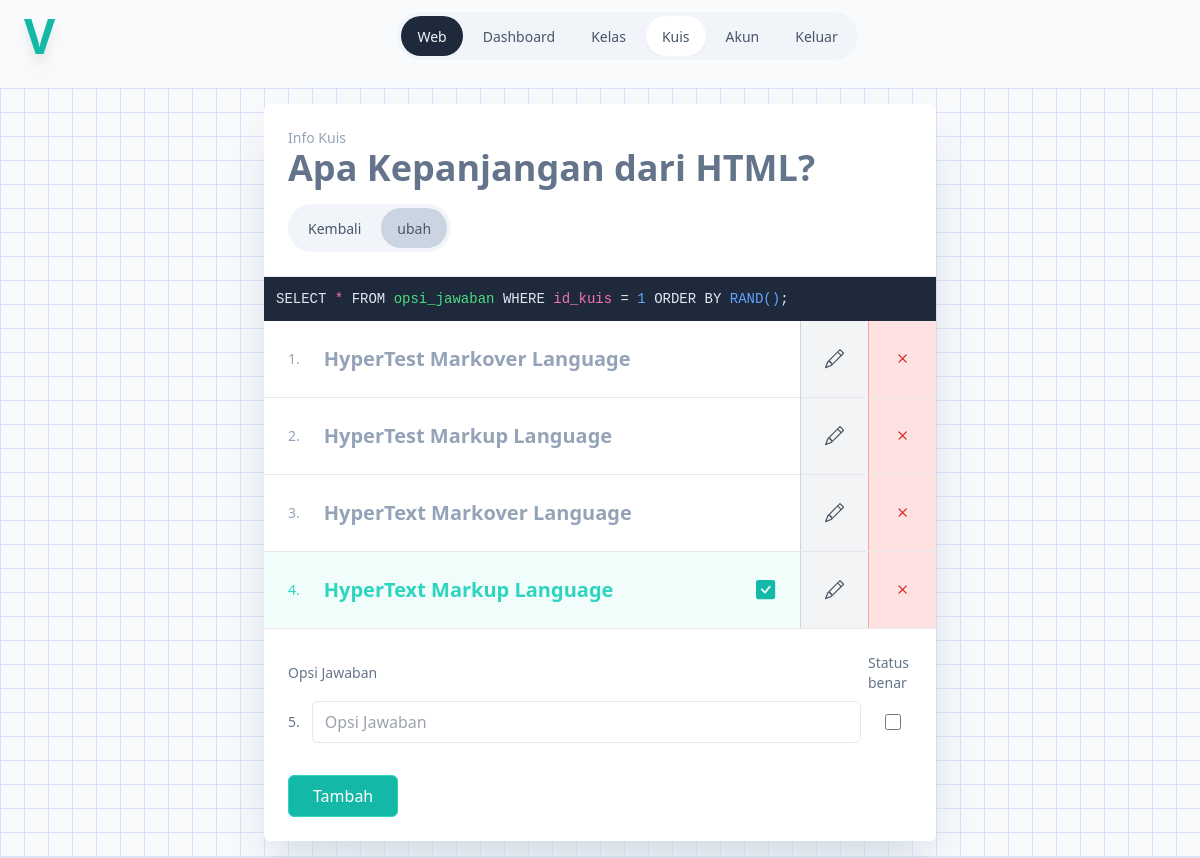
The page /admin/kuis/info-kuis.php?id_kuis=1 (signed in) on the database its author committed.
### tables this page shows
CREATE TABLE `kuis` (
  `id_kuis` bigint(20) NOT NULL,
  `pertanyaan_kuis` varchar(255) NOT NULL,
  `id_video` bigint(20) NOT NULL,
  `tanggal` datetime NOT NULL
);

CREATE TABLE `opsi_jawaban` (
  `id_opsi_jawaban` bigint(20) NOT NULL,
  `id_kuis` bigint(20) NOT NULL,
  `jawaban` varchar(255) NOT NULL,
  `status_benar` enum('benar','salah') NOT NULL
);

### admin/kuis/info-kuis.php (the view, shortened to what this page needs)
<?php
require_once "../../sambungan.php";
$query_mengambil_record_kuis = "SELECT * FROM kuis WHERE id_kuis = :id_kuis LIMIT 1";
$query = $sambungan->prepare($query_mengambil_record_kuis);
$query->execute([
	'id_kuis' => $_GET['id_kuis']
]);
$kuis = $query->fetchObject();
$query_mengambil_record_opsi_jawaban = "SELECT * FROM opsi_jawaban WHERE id_kuis = :id_kuis ORDER BY RAND()";
$query = $sambungan->prepare($query_mengambil_record_opsi_jawaban);
$query->execute([
	'id_kuis' => $_GET['id_kuis']
]);
?>
<!DOCTYPE html>
<html lang="en">
<head>
	<script src="/tailwind.js"></script>
</head>
<body class="m-0 p-0 bg-slate-50">
	<div class="grid grid-cols-1 justify-items-center gap-4">
		<?php
		require_once('../navbar.php');
		?>
		<div class="w-full border-b flex justify-center py-4 bg-pattern gap-4 p-4 flex-wrap">
			<div class="w-full max-w-2xl">
				<div class="bg-white rounded-md shadow-2xl shadow-slate-300">
					<div class="p-6 flex border-b justify-between flex-wrap gap-4">
						<div class="">
							<div class="text-sm text-slate-400 group-hover:text-slate-500 max-w-sm">
								Info Kuis
							</div>
							<div class="text-4xl font-black text-slate-500">
								<?= $kuis->pertanyaan_kuis ?>
							</div>
						</div>
						<div>
							<div class="p-1 rounded-full bg-slate-100">
								<ul class="flex gap-1">
									<li class="transition-all duration-75 px-4 py-2 rounded-full text-slate-600 hover:text-slate-400">
										<a href="/admin/kuis/info-video.php?id_video=<?= $kuis->id_video ?>" class="text-sm">
											Kembali
										</a>
									</li>
									<li class="transition-all duration-75 px-4 py-2 rounded-full text-slate-600 hover:text-slate-400 bg-slate-300">
										<a href="/admin/kuis/ubah-kuis.php?id_kuis=<?= $kuis->id_kuis ?>" class="text-sm">
											ubah
										</a>
									</li>
								</ul>
							</div>
						</div>
					</div>
					<div class="w-full bg-slate-800">
						<div class="mx-auto max-w-2xl">
							<pre class="text-slate-200 bg-slate-800 rounded-md p-3 text-sm font-mono">
SELECT <code class="text-pink-400">*</code> FROM <code class="text-green-400">opsi_jawaban</code> WHERE <code class="text-pink-400">id_kuis</code> = <code class="text-blue-400"><?= $_GET['id_kuis'] ?></code> ORDER BY <code class="text-blue-400">RAND()</code>;</pre>
						</div>
					</div>
					<div>
						<ul class="grid grid-cols-1 divide-y divide-solid">
							<?php
							if ($query->rowCount()) :
								$no_urutan = 0;
								while ($jawaban = $query->fetchObject()) :
									$no_urutan++;
							?>
									<li class="flex">
										<div class="p-6 flex h-full  group gap-6 flex-1 <?= $jawaban->status_benar == 'benar' ? 'bg-teal-50 hover:bg-teal-100 text-teal-400 group-hover:text-teal-500' : 'hover:bg-slate-50 text-slate-400 group-hover:text-slate-500' ?>">
											<div>
												<div class="text-sm h-full flex justify-center flex-col">
													<?= $no_urutan ?>.
												</div>
											</div>
											<div>
												<div class="text-xl font-black">
													<?= $jawaban->jawaban ?>
												</div>
											</div>
											<div class="fill-teal-500 ml-auto">
												<?php
												if ($jawaban->status_benar == 'benar') :
												?>
													<div class="flex h-full justify-center items-center">
													</div>
												<?php
												endif;
												?>
											</div>
										</div>
										<div class="">
											<a href="./ubah-opsi-jawaban.php?id_opsi_jawaban=<?= $jawaban->id_opsi_jawaban ?>" title="Ubah" class="flex p-6 bg-gray-100 fill-gray-600 h-full justify-center items-center
												hover:fill-white hover:bg-gray-600 transition-all
												border-l border-gray-300">
											</a>
										</div>
										<div class="">
											<a href="./hapus-opsi-jawaban.php?id_kuis=<?= $_GET['id_kuis'] ?>&id_opsi_jawaban=<?= $jawaban->id_opsi_jawaban ?>" title="Hapus" class="flex p-6 bg-red-100 fill-red-600 h-full justify-center items-center
												hover:fill-white hover:bg-red-600 transition-all
												border-l border-red-300">
												<svg xmlns="http://www.w3.org/2000/svg" width="1.2rem" height="1.2rem" class="bi bi-x" viewBox="0 0 16 16">
													<path d="M4.646 4.646a.5.5 0 0 1 .708 0L8 7.293l2.646-2.647a.5.5 0 0 1 .708.708L8.707 8l2.647 2.646a.5.5 0 0 1-.708.708L8 8.707l-2.646 2.647a.5.5 0 0 1-.708-.708L7.293 8 4.646 5.354a.5.5 0 0 1 0-.708z" />
												</svg>
											</a>
										</div>
									</li>
								<?php
								endwhile;
							endif;
							?>
							<form action="" method="POST" enctype="multipart/form-data">
								<div class="p-6">
									<div class="mb-2">
										<div class="flex gap-3 items-center justify-between">
											<div class="text-sm text-slate-500">
												Opsi Jawaban
											</div>
											<div class="text-sm text-slate-500 w-11">
												Status benar
											</div>
										</div>
									</div>
									<div class="mb-2">
										<div class="flex gap-3 items-center">
											<div class="text-sm text-slate-500">
												<?= ++$no_urutan ?>.
											</div>
											<input type="text" id="jawaban" name="jawaban" class="px-3 py-2 border rounded-md w-full" placeholder="Opsi Jawaban">
											<div class="w-11 flex justify-center">
												<input type="checkbox" id="status_benar" name="status_benar" class="accent-blue-500 h-4 w-4 cursor-pointer" value="<?= $no_urutan ?>">
											</div>
										</div>
									</div>
									<div class="pt-6">
										<button class="px-6 py-2 rounded-md border bg-teal-500 text-white border-teal-400" type="submit">
											Tambah
										</button>
									</div>
								</div>
							</form>
						</ul>
					</div>
				</div>
			</div>
		</div>
	</div>
</body>
</html>

### admin/kuis/info-kuis.php (style rules this page uses)
.bg-pattern { background-color: rgba(244, 244, 255, 0); background-image: linear-gradient(#dbddff 1.2000000000000002px, transparent 1.2000000000000002px), linear-gradient(to right, #dbddff 1.2000000000000002px, rgba(244, 244, 255, 0) 1.2000000000000002px); background-size: 24px 24px; }

### rows shown on the page
kuis: pertanyaan_kuis "Apa Kepanjangan dari HTML?"
opsi_jawaban: jawaban "HyperTest Markover Language"
opsi_jawaban: jawaban "HyperTest Markup Language"
opsi_jawaban: jawaban "HyperText Markover Language"
opsi_jawaban: jawaban "HyperText Markup Language", status_benar "benar" (drawn)

### other values the page prints
$_GET['id_kuis'] "1"
